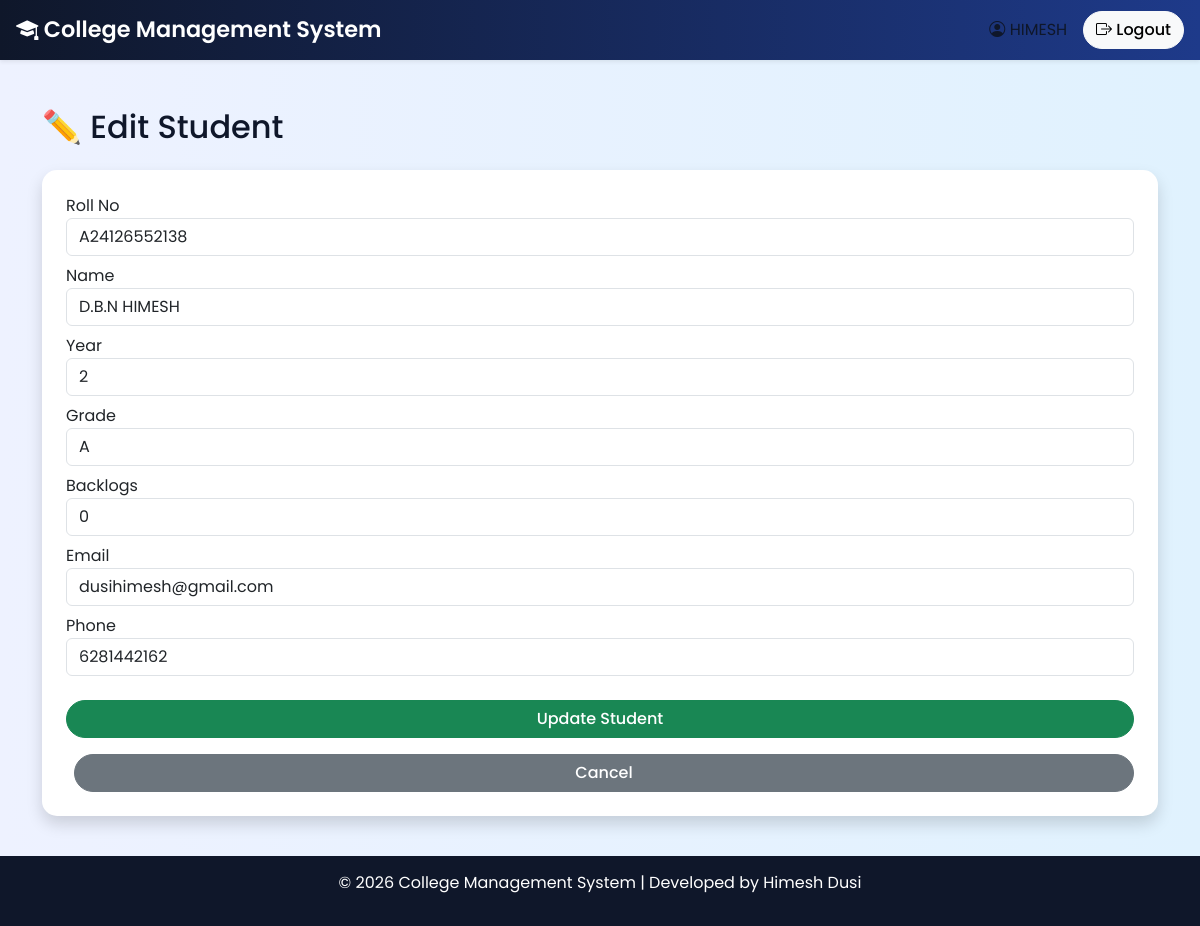
The app's page /update_student/A24126552138 (signed in) with its own data.
### models.py (models this page shows)
class Student(db.Model):
    roll_no = db.Column(db.String(20), primary_key=True)
    name = db.Column(db.String(100))
    year = db.Column(db.String(10))
    grade = db.Column(db.String(10))
    backlogs = db.Column(db.Integer)
    cgpa = db.Column(db.Float)
    email = db.Column(db.String(100))
    phone = db.Column(db.String(20))

### app.py (the view, shortened to what this page needs)
@app.route("/update_student/<roll>", methods=["GET", "POST"])
def update_student(roll):
    student = Student.query.get(roll)
    return render_template("edit_student.html", s=student)

### templates/edit_student.html
{% extends "base.html" %}
{% block content %}
<h2 class="mb-4">✏️ Edit Student</h2>
<form method="POST" class="card p-4 shadow">
    <label>Roll No</label>
    <input type="text" value="{{ s.roll_no }}" class="form-control mb-2" readonly>
    <label>Name</label>
    <input type="text" name="name" value="{{ s.name }}" class="form-control mb-2" required>
    <label>Year</label>
    <input type="text" name="year" value="{{ s.year }}" class="form-control mb-2">
    <label>Grade</label>
    <input type="text" name="grade" value="{{ s.grade }}" class="form-control mb-2">
    <label>Backlogs</label>
    <input type="number" name="backlogs" value="{{ s.backlogs }}" class="form-control mb-2">
    <label>Email</label>
    <input type="email" name="email" value="{{ s.email }}" class="form-control mb-2">
    <label>Phone</label>
    <input type="text" name="phone" value="{{ s.phone }}" class="form-control mb-2">
    <button class="btn btn-success mt-3">Update Student</button>
    <a href="/admin" class="btn btn-secondary mt-3 ms-2">Cancel</a>
</form>
{% endblock %}

### static/css/style.css (style rules this page uses)
body { font-family: 'Poppins', sans-serif; background: linear-gradient(to right, #eef2ff, #e0f2fe); min-height: 100vh; color: #0f172a; }
.card { border-radius: 15px; box-shadow: 0 6px 18px rgba(0,0,0,0.08); border: none; }
.btn { border-radius: 25px; transition: 0.3s; font-weight: 500; }

### records on screen
Student: roll_no "A24126552138", name "D.B.N HIMESH", year "2", grade "A", backlogs "0", email "dusihimesh@gmail.com", phone "6281442162"

### other values on screen
{{ session["user"] }} "HIMESH"
